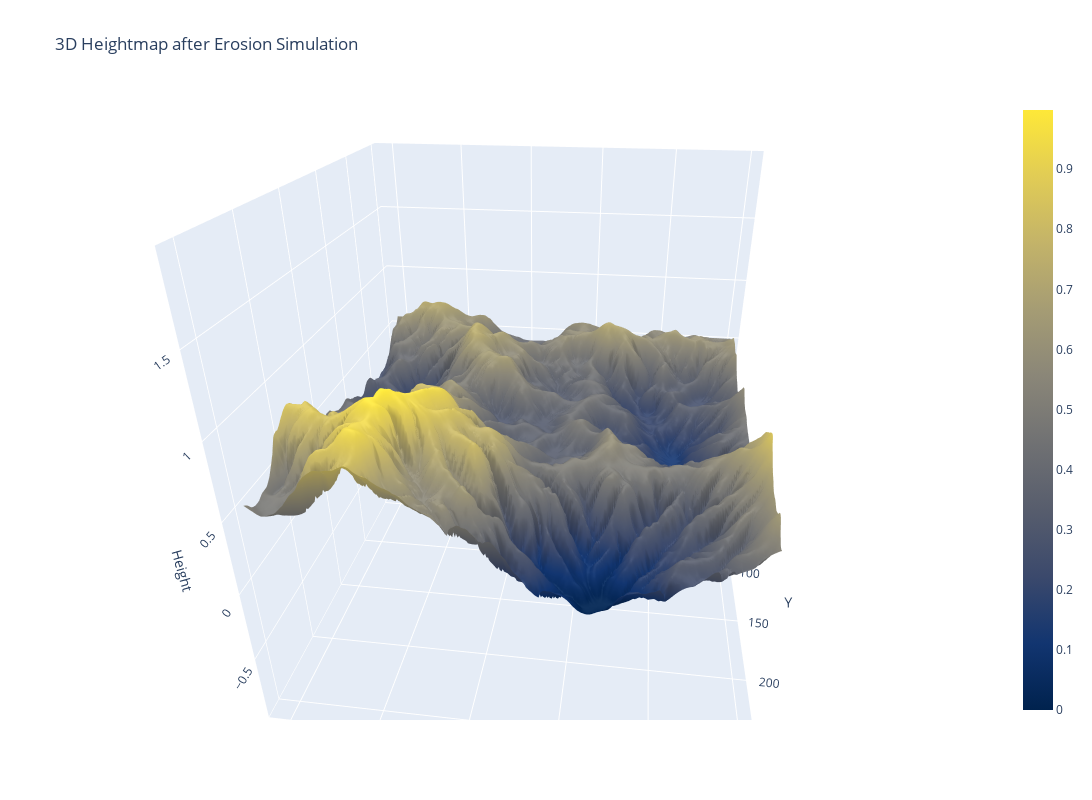

Source (notebook cell):
### Code cell
# z = eroded_L4[-1]
# z = noise_L4 * (1 / (1 + 1* mag_L4))
z = eroded_L1[-1]


print(np.shape(z))
fig = go.Figure(data=[go.Surface(z=z, colorscale='Cividis')])
fig.update_layout(
    title='3D Heightmap after Erosion Simulation',
    autosize=False,
    width=1200,
    height=800,
    scene=dict(
        xaxis_title='X',
        yaxis_title='Y',
        zaxis_title='Height',
        zaxis=dict(range=[-1, np.max(z)*2]),
        camera=dict(
            eye=dict(x=-0.2, y=1.5, z=0.8)  # Adjust x, y, z for rotation
        )
    )
)
fig.show()

### Figure 1 — Plotly figure (JSON) as saved in the notebook; plotly's stock layout.template omitted (floating-point values rounded to 4 significant figures; data arrays with more than 128 entries replaced by an {"elided": "..."} marker saying what was removed)
{"data": [{"colorscale": [[0, "#00224e"], [0.1111, "#123570"], [0.2222, "#3b496c"], [0.3333, "#575d6d"], [0.4444, "#707173"], [0.5556, "#8a8678"], [0.6667, "#a59c74"], [0.7778, "#c3b369"], [0.8889, "#e1cc55"], [1, "#fee838"]], "type": "surface", "z": {"elided": "256x256 float values"}}], "layout": {"autosize": false, "height": 800, "scene": {"camera": {"eye": {"x": -0.2, "y": 1.5, "z": 0.8}}, "xaxis": {"title": {"text": "X"}}, "yaxis": {"title": {"text": "Y"}}, "zaxis": {"range": [-1, 1.997], "title": {"text": "Height"}}}, "title": {"text": "3D Heightmap after Erosion Simulation"}, "width": 1200}}
